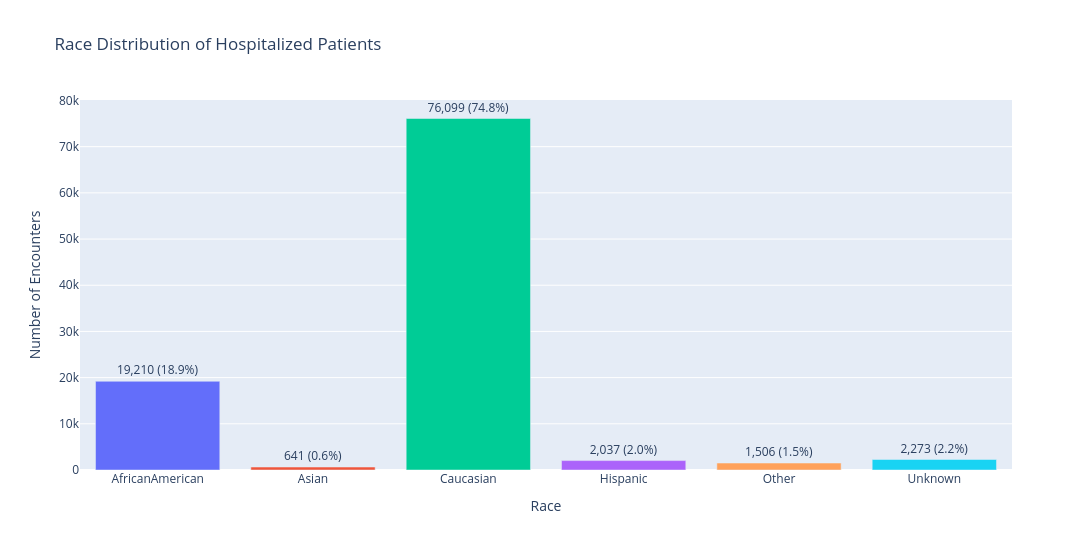

Notebook cell for this chart:
### Markdown cell above
### Race Distribution of Hospitalized Patients
##### *Understanding the race distribution of patients admitted to the hospital and identifying the most frequently represented race groups

### Code cell
#Calculating race counts
race_counts = (df_analysis["race"].value_counts().reset_index())

#Renaming columns
race_counts.columns = ["race", "count"]

#Sort race categories alphabetically
race_counts = race_counts.sort_values("race")

#Calculate percentages
race_counts["percentage"] = (race_counts["count"] / race_counts["count"].sum()) * 100
race_counts["percentage"] = race_counts["percentage"].round(2)

#Create formatted labels
race_counts["label"] = race_counts.apply(lambda row: f"{row['count']:,} ({row['percentage']:.1f}%)",axis=1)

#Create bar chart
fig = px.bar(race_counts,x="race",y="count",color="race",text="label",title="Race Distribution of Hospitalized Patients",labels={"race": "Race","count": "Number of Encounters"}, hover_data={"label": False})
fig.update_traces(textposition="outside")
fig.update_layout(width=1100,height=550,showlegend=False,xaxis_title="Race",yaxis_title="Number of Encounters")
fig.show()

### Figure 1 — Plotly figure (JSON) as saved in the notebook; plotly's stock layout.template omitted (floating-point values rounded to 4 significant figures)
{"data": [{"customdata": [["19,210 (18.9%)"]], "hovertemplate": "Race=%{x}<br>Number of Encounters=%{y}<extra></extra>", "legendgroup": "AfricanAmerican", "marker": {"color": "#636efa", "pattern": {"shape": ""}}, "name": "AfricanAmerican", "orientation": "v", "showlegend": true, "text": ["19,210 (18.9%)"], "textposition": "outside", "type": "bar", "x": ["AfricanAmerican"], "xaxis": "x", "y": [19210], "yaxis": "y"}, {"customdata": [["641 (0.6%)"]], "hovertemplate": "Race=%{x}<br>Number of Encounters=%{y}<extra></extra>", "legendgroup": "Asian", "marker": {"color": "#EF553B", "pattern": {"shape": ""}}, "name": "Asian", "orientation": "v", "showlegend": true, "text": ["641 (0.6%)"], "textposition": "outside", "type": "bar", "x": ["Asian"], "xaxis": "x", "y": [641], "yaxis": "y"}, {"customdata": [["76,099 (74.8%)"]], "hovertemplate": "Race=%{x}<br>Number of Encounters=%{y}<extra></extra>", "legendgroup": "Caucasian", "marker": {"color": "#00cc96", "pattern": {"shape": ""}}, "name": "Caucasian", "orientation": "v", "showlegend": true, "text": ["76,099 (74.8%)"], "textposition": "outside", "type": "bar", "x": ["Caucasian"], "xaxis": "x", "y": [76099], "yaxis": "y"}, {"customdata": [["2,037 (2.0%)"]], "hovertemplate": "Race=%{x}<br>Number of Encounters=%{y}<extra></extra>", "legendgroup": "Hispanic", "marker": {"color": "#ab63fa", "pattern": {"shape": ""}}, "name": "Hispanic", "orientation": "v", "showlegend": true, "text": ["2,037 (2.0%)"], "textposition": "outside", "type": "bar", "x": ["Hispanic"], "xaxis": "x", "y": [2037], "yaxis": "y"}, {"customdata": [["1,506 (1.5%)"]], "hovertemplate": "Race=%{x}<br>Number of Encounters=%{y}<extra></extra>", "legendgroup": "Other", "marker": {"color": "#FFA15A", "pattern": {"shape": ""}}, "name": "Other", "orientation": "v", "showlegend": true, "text": ["1,506 (1.5%)"], "textposition": "outside", "type": "bar", "x": ["Other"], "xaxis": "x", "y": [1506], "yaxis": "y"}, {"customdata": [["2,273 (2.2%)"]], "hovertemplate": "Race=%{x}<br>Number of Encounters=%{y}<extra></extra>", "legendgroup": "Unknown", "marker": {"color": "#19d3f3", "pattern": {"shape": ""}}, "name": "Unknown", "orientation": "v", "showlegend": true, "text": ["2,273 (2.2%)"], "textposition": "outside", "type": "bar", "x": ["Unknown"], "xaxis": "x", "y": [2273], "yaxis": "y"}], "layout": {"barmode": "relative", "height": 550, "legend": {"title": {"text": "Race"}, "tracegroupgap": 0}, "showlegend": false, "title": {"text": "Race Distribution of Hospitalized Patients"}, "width": 1100, "xaxis": {"anchor": "y", "categoryarray": ["AfricanAmerican", "Asian", "Caucasian", "Hispanic", "Other", "Unknown"], "categoryorder": "array", "domain": [0, 1], "title": {"text": "Race"}}, "yaxis": {"anchor": "x", "domain": [0, 1], "title": {"text": "Number of Encounters"}}}}
